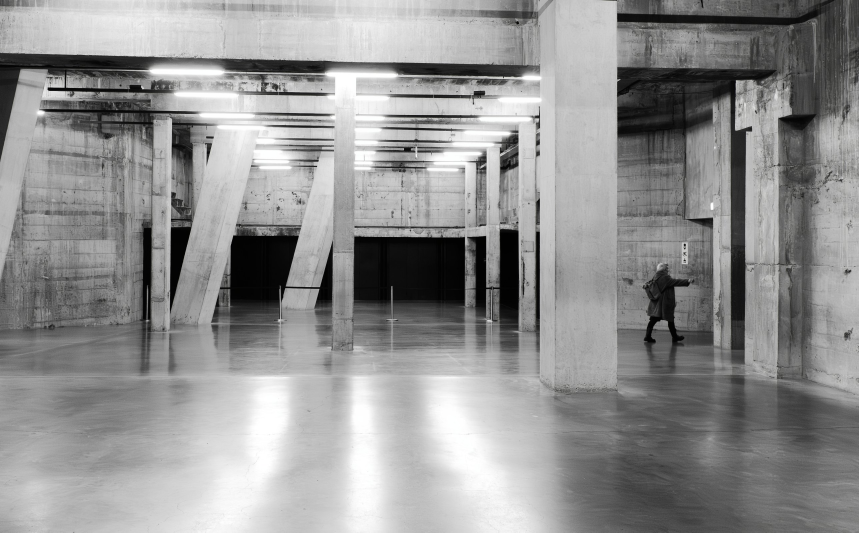
#> input picture photos/2025_11_10-England49.jpg, 2576 x 1597 px (shown at 1/3 size); its folder holds only this picture in this run
$ python prepare_photos.py ../photos/2025_11_10-England49.jpg
#> lines starting #> are read from the running program, lines starting #| are printed output that depends on the picture
#!/usr/bin/env python3
"""Prepare photos for the site. Run after adding or replacing photos:

    python3 tools/prepare_photos.py [--force]

For every public/photos/*.jpg this:
  1. Rewrites the file's hidden data WITHOUT re-compressing the picture: removes camera and
     lens serial numbers, DxO/Lightroom work history, file paths and other leftovers, keeps the
     colour profile, and stamps in the copyright notice (EXIF + XMP).
  2. Makes the small grid copy in public/photos/thumbs/ (long side 1000px) with the same notice.

Safe to re-run: files that are already prepared are left untouched.
Needs Pillow (pip install pillow). Edit ARTIST / RIGHTS / SITE below to change the notice."""
import struct
import sys
from pathlib import Path
from PIL import Image, ImageOps

ARTIST = "Elliot Lowe"
RIGHTS = "© Elliot Lowe, elowe.co. All rights reserved."
SITE = "https://elowe.co/"

root = Path(__file__).resolve().parent.parent / "public" / "photos"
thumbs = root / "thumbs"
force = "--force" in sys.argv


def build_exif(orientation):
    """Minimal EXIF block: optional Orientation, Artist, Copyright."""
    entries = []  # (tag, type, count, value-bytes)
    if orientation and orientation != 1:
        entries.append((0x0112, 3, 1, struct.pack("<H", orientation) + b"\0\0"))
    artist = ARTIST.encode("utf-8") + b"\0"
    rights = RIGHTS.encode("utf-8") + b"\0"
    entries.append((0x013B, 2, len(artist), artist))
    entries.append((0x8298, 2, len(rights), rights))
    ifd_len = 2 + 12 * len(entries) + 4
    data_off = 8 + ifd_len
    ifd, data = struct.pack("<H", len(entries)), b""
    for tag, typ, cnt, val in entries:
        if len(val) <= 4:
            ifd += struct.pack("<HHI", tag, typ, cnt) + val.ljust(4, b"\0")
        else:
            ifd += struct.pack("<HHII", tag, typ, cnt, data_off + len(data))
            data += val + (b"\0" if len(val) % 2 else b"")
    tiff = b"II*\0" + struct.pack("<I", 8) + ifd + struct.pack("<I", 0) + data
    return b"Exif\0\0" + tiff


def build_xmp():
    xml = (
        '<?xpacket begin="" id="W5M0MpCehiHzreSzNTczkc9d"?>'
        '<x:xmpmeta xmlns:x="adobe:ns:meta/"><rdf:RDF xmlns:rdf="http://www.w3.org/1999/02/22-rdf-syntax-ns#">'
        '<rdf:Description rdf:about="" xmlns:dc="http://purl.org/dc/elements/1.1/" '
        'xmlns:xmpRights="http://ns.adobe.com/xap/1.0/rights/">'
        f"<dc:creator><rdf:Seq><rdf:li>{ARTIST}</rdf:li></rdf:Seq></dc:creator>"
        f'<dc:rights><rdf:Alt><rdf:li xml:lang="x-default">{RIGHTS}</rdf:li></rdf:Alt></dc:rights>'
        f"<xmpRights:Marked>True</xmpRights:Marked><xmpRights:WebStatement>{SITE}</xmpRights:WebStatement>"
        '</rdf:Description></rdf:RDF></x:xmpmeta><?xpacket end="w"?>'
    )
    return b"http://ns.adobe.com/xap/1.0/\0" + xml.encode("utf-8")


def segment(marker, payload):
    return b"\xff" + bytes([marker]) + struct.pack(">H", len(payload) + 2) + payload


def stamp(path, orientation=None):
    """Lossless rewrite: keep image data + colour profile, replace all other hidden data."""
    b = Path(path).read_bytes()
    if b[:2] != b"\xff\xd8":
        raise ValueError(f"{path} is not a JPEG")
    keep, i = [], 2
    while i < len(b) - 4 and b[i] == 0xFF:
        m = b[i + 1]
        if m == 0xDA:  # start of scan: the rest is picture data
            break
        n = struct.unpack(">H", b[i + 2:i + 4])[0]
        payload = b[i + 4:i + 2 + n]
        drop = (
            m == 0xFE                                   # comments
            or m == 0xE1                                # EXIF / XMP
            or m == 0xED                                # Photoshop / IPTC
            or (0xE3 <= m <= 0xEC)                      # other app data
            or m == 0xEF
            or (m == 0xE2 and not payload.startswith(b"ICC_PROFILE"))
        )
        if not drop:
            keep.append((m, payload))
        i += 2 + n
    out = b"\xff\xd8"
    inserted = False
    for m, payload in keep:
        out += segment(m, payload)
        if m == 0xE0 and not inserted:   # right after JFIF
            out += segment(0xE1, build_exif(orientation)) + segment(0xE1, build_xmp())
            inserted = True
    if not inserted:
        out = b"\xff\xd8" + segment(0xE1, build_exif(orientation)) + segment(0xE1, build_xmp()) + out[2:]
    out += b[i:]
    if out != b:
        Path(path).write_bytes(out)
        return True
    return False


thumbs.mkdir(exist_ok=True)
for f in sorted(root.glob("*.jpg")):
    with Image.open(f) as im0:
#> im0 is the input picture: PIL image 2576x1597 RGB; mean R, G, B 145.9, 145.9, 145.8
        orient = im0.getexif().get(0x0112)
    changed = stamp(f, orient)
#> changed = True
    if changed:
        print("cleaned", f.name)
    out = thumbs / f.name
    if out.exists() and not force and not changed and out.stat().st_mtime >= f.stat().st_mtime:
        continue
    with Image.open(f) as im:
        icc = im.info.get("icc_profile")
        im = ImageOps.exif_transpose(im).convert("RGB")
        im.thumbnail((1000, 1000), Image.LANCZOS)
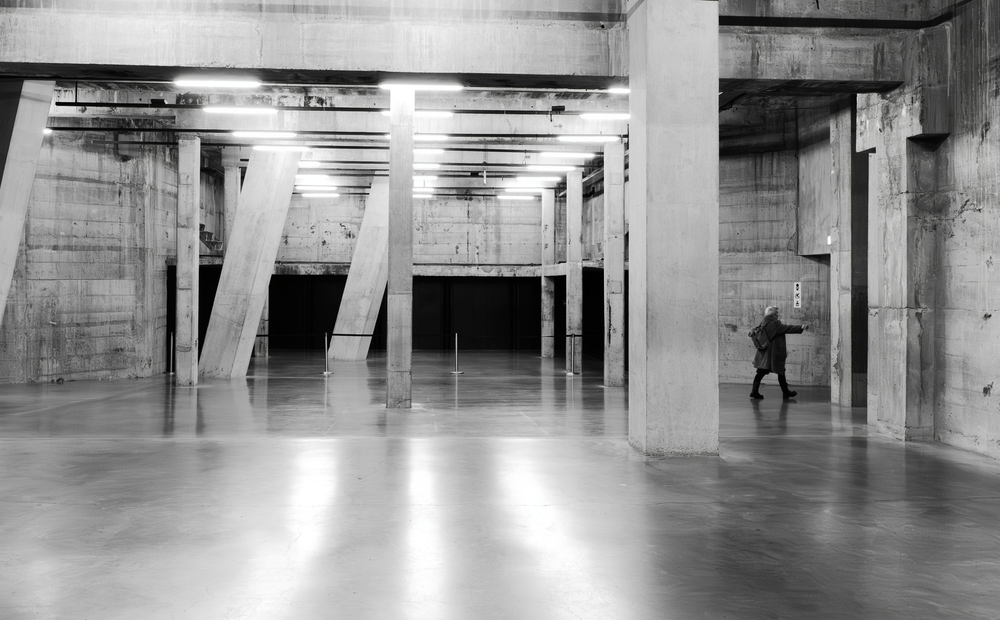
#> im: PIL image 1000x620 RGB; mean R, G, B 145.9, 145.9, 145.8
        kw = {"quality": 82, "optimize": True, "progressive": True}
        if icc:
            kw["icc_profile"] = icc
        im.save(out, "JPEG", **kw)
    stamp(out)
    print("thumb", out.name, im.size)
#| thumb 2025_11_10-England49.jpg (1000, 620)
